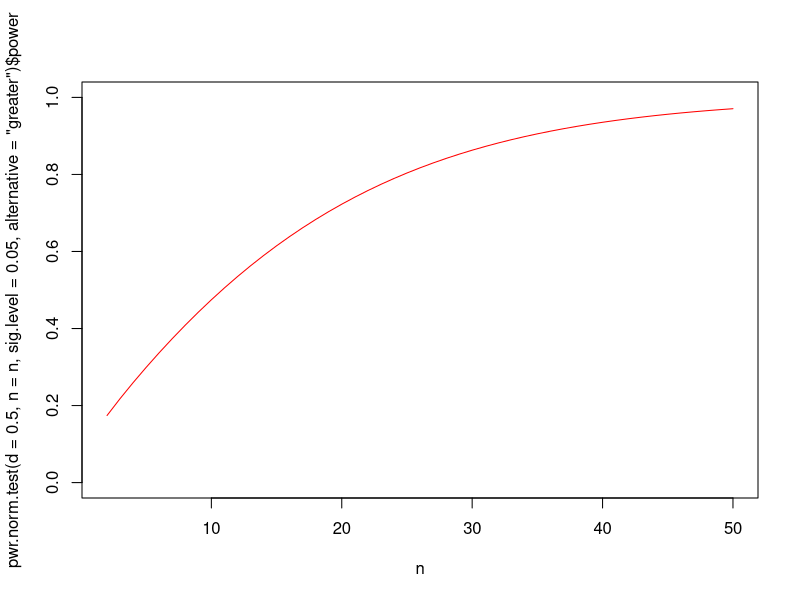
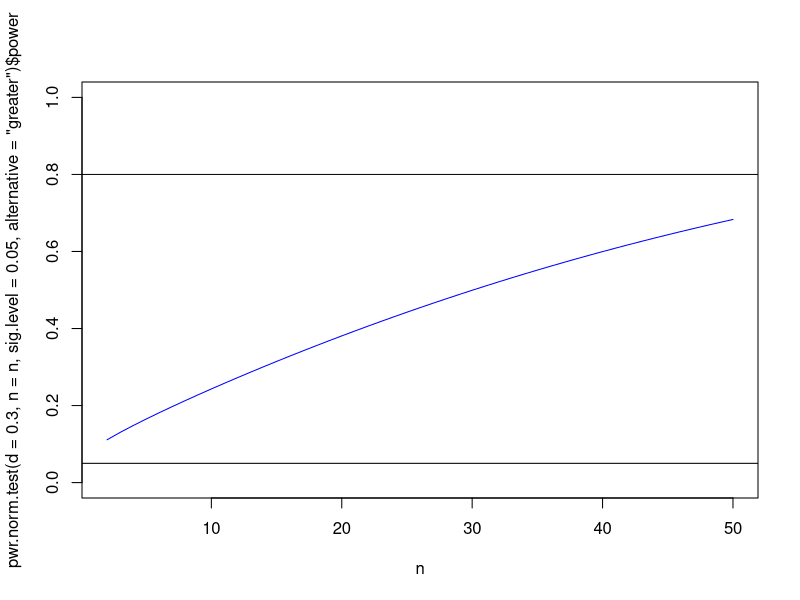
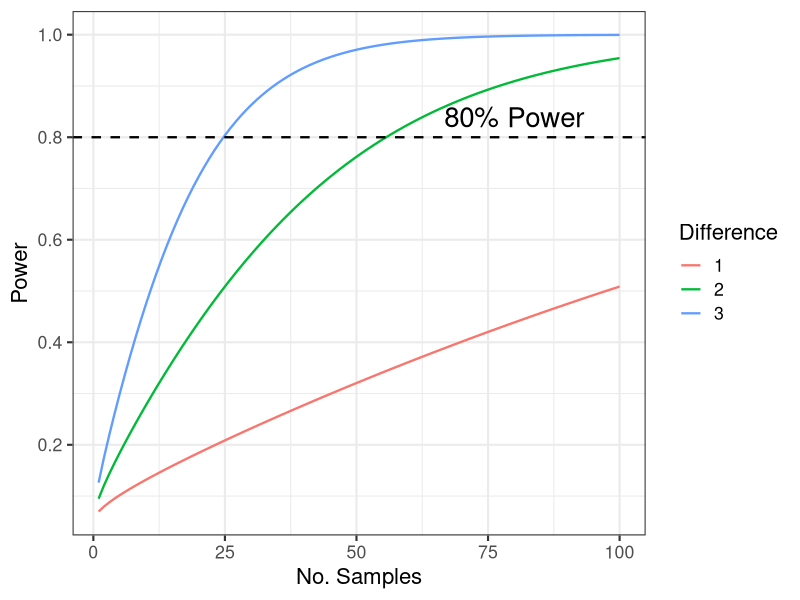

Write R code to recreate these figures, in order.
library(pwr)
library(tidyverse)


sigma <-15
c<-100
mu<-seq(95,125,l=100)
d<-(mu-c)/sigma
d <- 0.5
n <- 2:50

# use pwr package to plot varying power
plot(n,pwr.norm.test(d=0.5,n=n,sig.level=0.05,alternative="greater")$power,
     type="l",ylim=c(0,1), col='red')

plot(n,pwr.norm.test(d=0.3,n=n,sig.level=0.05,alternative="greater")$power,
     type="l",ylim=c(0,1), col='blue', add=TRUE)


abline(h=0.05)
abline(h=0.80)

# power plot for different mean differences -------------------------------

tibble(
  n = 1:100,
  d1 = 0.5,
  d2 = 1 / 3,
  d3 = 1 / 6,
  p1 = pwr.norm.test(d = d1, n = n, alternative = "greater")$power,
  p2 = pwr.norm.test(d = d2, n = n, alternative = "greater")$power,
  p3 = pwr.norm.test(d = d3, n = n, alternative = "greater")$power
) %>%
  pivot_longer(p1:p3, names_to = "d", values_to = "power") %>%
  mutate(d = case_when(d == "p1" ~ "3",
                       d == "p2" ~ "2",
                       TRUE ~ "1")) %>%
  rename(difference = d) %>%
  ggplot(aes(n, power)) +
  geom_line(aes(col = difference), linewidth = 0.8) +
  geom_hline(yintercept = 0.8,
             lty = 2,
             linewidth = 0.8) +
  annotate(
    "text",
    x = 80,
    y = 0.8,
    label = "80% Power",
    vjust = -0.5,
    size = 7
  ) +
  scale_y_continuous(breaks = seq(0, 1, by = 0.2)) +
  labs(x = "No. Samples",
       y = "Power",
       color = "Difference") +
  theme_bw(16)


tibble(
  n = 1:300,
  d1 = 0.5,
  d2 = 1 / 3,
  d3 = 1 / 6,
  p1 = pwr.norm.test(d = d1, n = n, alternative = "greater")$power,
  p2 = pwr.norm.test(d = d2, n = n, alternative = "greater")$power,
  p3 = pwr.norm.test(d = d3, n = n, alternative = "greater")$power
) %>%
  pivot_longer(p1:p3, names_to = "d", values_to = "power") %>%
  group_by(d) %>%
  summarise(s = which.min(abs(power - 0.8)))
